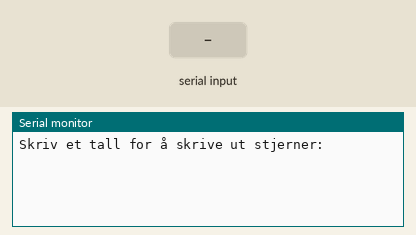
This sketch was run on a simulated Arduino Uno, built with avr-gcc and run on an emulated ATmega328P. On the bench: the last lines printed to the serial monitor. The test bench sets the inputs (shaded band).

Above: at 1.2 s.
1.3 s: "90,45\n" received over Serial
At 5.29 s:
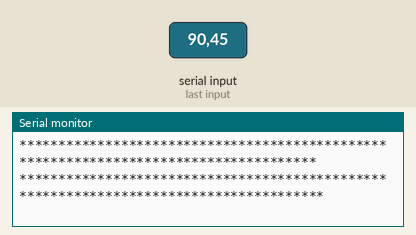
At 8.2 s:
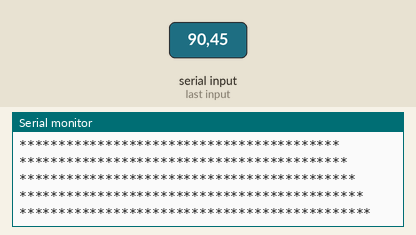

The sketch:

3b_mangeStjerner.ino
```cpp
void skrivStjerner(int antall) {
    for (int i = 0; i < antall; i++) {
        Serial.print('*');
    }
    Serial.println();
}

void skrivMangeStjerner(int antall) {
    for (int i = 1; i <= antall; i++) {
        skrivStjerner(i);
    }
}

void setup() {
    Serial.begin(9600);
    while (!Serial) {
        ;
    }
    Serial.println("Skriv et tall for å skrive ut stjerner:");
}

void loop() {
    if (Serial.available() > 0) {
        int antall = Serial.parseInt();
        skrivMangeStjerner(antall);
    }
}
```

Measured:
- after the input at 1.3 s, the serial monitor: prints a new line at once (image 1)
